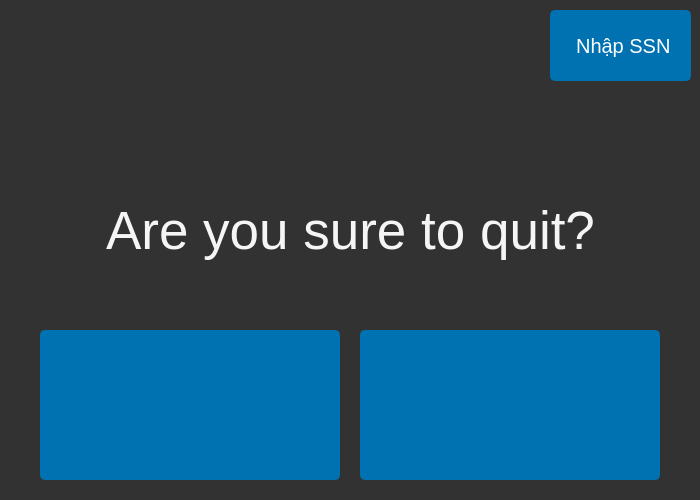
<?xml version="1.0" encoding="UTF-8"?>
<ui version="4.0">
 <class>Dialog</class>
 <widget class="QDialog" name="Dialog">
  <property name="geometry">
   <rect>
    <x>0</x>
    <y>0</y>
    <width>700</width>
    <height>500</height>
   </rect>
  </property>
  <property name="windowTitle">
   <string>Dialog</string>
  </property>
  <property name="styleSheet">
   <string notr="true">background: rgb(255, 255, 255);</string>
  </property>
  <widget class="QFrame" name="verticalFrame">
   <property name="geometry">
    <rect>
     <x>0</x>
     <y>0</y>
     <width>700</width>
     <height>500</height>
    </rect>
   </property>
   <property name="styleSheet">
    <string notr="true">background: rgb(50, 50, 50);</string>
   </property>
   <widget class="QStackedWidget" name="stackedWidget">
    <property name="geometry">
     <rect>
      <x>0</x>
      <y>0</y>
      <width>701</width>
      <height>501</height>
     </rect>
    </property>
    <widget class="QWidget" name="notification_frame">
     <widget class="QPushButton" name="check_ssn">
      <property name="geometry">
       <rect>
        <x>550</x>
        <y>10</y>
        <width>141</width>
        <height>71</height>
       </rect>
      </property>
      <property name="font">
       <font>
        <pointsize>15</pointsize>
       </font>
      </property>
      <property name="styleSheet">
       <string notr="true">QPushButton {
	border: 2px solid rgb(0, 114, 177);
	border-radius: 5px;	
	background-color: rgb(0, 114, 177);
	color: rgb(255, 255, 255);
}
QPushButton:hover {
	background-color: rgb(25, 158, 193);
	border: 2px solid rgb(25, 158, 193);
	color: rgb(255, 255, 255);
}
QPushButton:pressed {	
	background-color: rgb(25, 158, 193);
	border: 3px solid rgb(20, 126, 154);
	color: rgb(255, 255, 255);
}</string>
      </property>
      <property name="text">
       <string> Nhập SSN</string>
      </property>
      <property name="icon">
       <iconset>
        <normaloff>icons/check_ssn.png</normaloff>icons/check_ssn.png</iconset>
      </property>
      <property name="iconSize">
       <size>
        <width>30</width>
        <height>60</height>
       </size>
      </property>
     </widget>
     <widget class="QFrame" name="horizontalFrame">
      <property name="geometry">
       <rect>
        <x>0</x>
        <y>320</y>
        <width>701</width>
        <height>181</height>
       </rect>
      </property>
      <widget class="QPushButton" name="deny_exist">
       <property name="geometry">
        <rect>
         <x>40</x>
         <y>10</y>
         <width>300</width>
         <height>150</height>
        </rect>
       </property>
       <property name="styleSheet">
        <string notr="true">QPushButton {
	border: 2px solid rgb(0, 114, 177);
	border-radius: 5px;	
	background-color: rgb(0, 114, 177);
	color: rgb(255, 255, 255);
}
QPushButton:hover {
	background-color: rgb(25, 158, 193);
	border: 2px solid rgb(25, 158, 193);
	color: rgb(255, 255, 255);
}
QPushButton:pressed {	
	background-color: rgb(25, 158, 193);
	border: 3px solid rgb(20, 126, 154);
	color: rgb(255, 255, 255);
}</string>
       </property>
       <property name="text">
        <string/>
       </property>
       <property name="icon">
        <iconset>
         <normaloff>icons/cancel.png</normaloff>icons/cancel.png</iconset>
       </property>
       <property name="iconSize">
        <size>
         <width>60</width>
         <height>60</height>
        </size>
       </property>
      </widget>
      <widget class="QPushButton" name="accept_exist">
       <property name="geometry">
        <rect>
         <x>360</x>
         <y>10</y>
         <width>300</width>
         <height>150</height>
        </rect>
       </property>
       <property name="styleSheet">
        <string notr="true">QPushButton {
	border: 2px solid rgb(0, 114, 177);
	border-radius: 5px;	
	background-color: rgb(0, 114, 177);
	color: rgb(255, 255, 255);
}
QPushButton:hover {
	background-color: rgb(25, 158, 193);
	border: 2px solid rgb(25, 158, 193);
	color: rgb(255, 255, 255);
}
QPushButton:pressed {	
	background-color: rgb(25, 158, 193);
	border: 3px solid rgb(20, 126, 154);
	color: rgb(255, 255, 255);
}</string>
       </property>
       <property name="text">
        <string/>
       </property>
       <property name="icon">
        <iconset>
         <normaloff>icons/icons8-checkmark-100.png</normaloff>icons/icons8-checkmark-100.png</iconset>
       </property>
       <property name="iconSize">
        <size>
         <width>60</width>
         <height>60</height>
        </size>
       </property>
      </widget>
     </widget>
     <widget class="QLabel" name="text_dialog">
      <property name="geometry">
       <rect>
        <x>70</x>
        <y>170</y>
        <width>561</width>
        <height>121</height>
       </rect>
      </property>
      <property name="font">
       <font>
        <pointsize>40</pointsize>
       </font>
      </property>
      <property name="styleSheet">
       <string notr="true">color: rgb(245,245,245);</string>
      </property>
      <property name="text">
       <string>Are you sure to quit?</string>
      </property>
      <property name="alignment">
       <set>Qt::AlignCenter</set>
      </property>
     </widget>
     <widget class="QFrame" name="icon">
      <property name="geometry">
       <rect>
        <x>200</x>
        <y>20</y>
        <width>300</width>
        <height>140</height>
       </rect>
      </property>
      <property name="maximumSize">
       <size>
        <width>1000</width>
        <height>1000</height>
       </size>
      </property>
      <property name="styleSheet">
       <string notr="true">background: transparent;
background-image: url(icons/question.png);
background-position: center;
background-repeat: no-repeat;
</string>
      </property>
      <property name="frameShape">
       <enum>QFrame::StyledPanel</enum>
      </property>
      <property name="frameShadow">
       <enum>QFrame::Raised</enum>
      </property>
     </widget>
    </widget>
    <widget class="QWidget" name="check_ssn_frame">
     <widget class="QPushButton" name="back_notification">
      <property name="geometry">
       <rect>
        <x>550</x>
        <y>10</y>
        <width>141</width>
        <height>71</height>
       </rect>
      </property>
      <property name="font">
       <font>
        <pointsize>15</pointsize>
       </font>
      </property>
      <property name="styleSheet">
       <string notr="true">QPushButton {
	border: 2px solid rgb(0, 114, 177);
	border-radius: 5px;	
	background-color: rgb(0, 114, 177);
	color: rgb(255, 255, 255);
}
QPushButton:hover {
	background-color: rgb(25, 158, 193);
	border: 2px solid rgb(25, 158, 193);
	color: rgb(255, 255, 255);
}
QPushButton:pressed {	
	background-color: rgb(25, 158, 193);
	border: 3px solid rgb(20, 126, 154);
	color: rgb(255, 255, 255);
}</string>
      </property>
      <property name="text">
       <string> Trở về</string>
      </property>
      <property name="icon">
       <iconset>
        <normaloff>icons/back_but.png</normaloff>icons/back_but.png</iconset>
      </property>
      <property name="iconSize">
       <size>
        <width>30</width>
        <height>60</height>
       </size>
      </property>
     </widget>
     <widget class="QPushButton" name="accept_ssn">
      <property name="geometry">
       <rect>
        <x>80</x>
        <y>320</y>
        <width>530</width>
        <height>150</height>
       </rect>
      </property>
      <property name="styleSheet">
       <string notr="true">QPushButton {
	border: 2px solid rgb(0, 114, 177);
	border-radius: 5px;	
	background-color: rgb(0, 114, 177);
	color: rgb(255, 255, 255);
}
QPushButton:hover {
	background-color: rgb(25, 158, 193);
	border: 2px solid rgb(25, 158, 193);
	color: rgb(255, 255, 255);
}
QPushButton:pressed {	
	background-color: rgb(25, 158, 193);
	border: 3px solid rgb(20, 126, 154);
	color: rgb(255, 255, 255);
}</string>
      </property>
      <property name="text">
       <string/>
      </property>
      <property name="icon">
       <iconset>
        <normaloff>icons/icons8-checkmark-100.png</normaloff>icons/icons8-checkmark-100.png</iconset>
      </property>
      <property name="iconSize">
       <size>
        <width>60</width>
        <height>60</height>
       </size>
      </property>
     </widget>
     <widget class="QFrame" name="logo">
      <property name="geometry">
       <rect>
        <x>200</x>
        <y>20</y>
        <width>300</width>
        <height>140</height>
       </rect>
      </property>
      <property name="maximumSize">
       <size>
        <width>1000</width>
        <height>1000</height>
       </size>
      </property>
      <property name="styleSheet">
       <string notr="true">background: transparent;
background-image: url(icons/question.png);
background-position: center;
background-repeat: no-repeat;
</string>
      </property>
      <property name="frameShape">
       <enum>QFrame::StyledPanel</enum>
      </property>
      <property name="frameShadow">
       <enum>QFrame::Raised</enum>
      </property>
     </widget>
     <widget class="QLabel" name="label">
      <property name="geometry">
       <rect>
        <x>90</x>
        <y>200</y>
        <width>161</width>
        <height>91</height>
       </rect>
      </property>
      <property name="font">
       <font>
        <pointsize>20</pointsize>
       </font>
      </property>
      <property name="styleSheet">
       <string notr="true">color: rgb(255,255,255);</string>
      </property>
      <property name="text">
       <string>CMND/CCCD:</string>
      </property>
     </widget>
     <widget class="QLineEdit" name="input_ssn">
      <property name="geometry">
       <rect>
        <x>260</x>
        <y>190</y>
        <width>351</width>
        <height>111</height>
       </rect>
      </property>
      <property name="font">
       <font>
        <pointsize>26</pointsize>
       </font>
      </property>
      <property name="styleSheet">
       <string notr="true">color: rgb(255, 255, 255);
border: 4px solid rgb(255,255,255);
border-radius: 5px;	</string>
      </property>
      <property name="text">
       <string>025874415</string>
      </property>
     </widget>
    </widget>
   </widget>
  </widget>
 </widget>
 <resources/>
 <connections/>
</ui>
